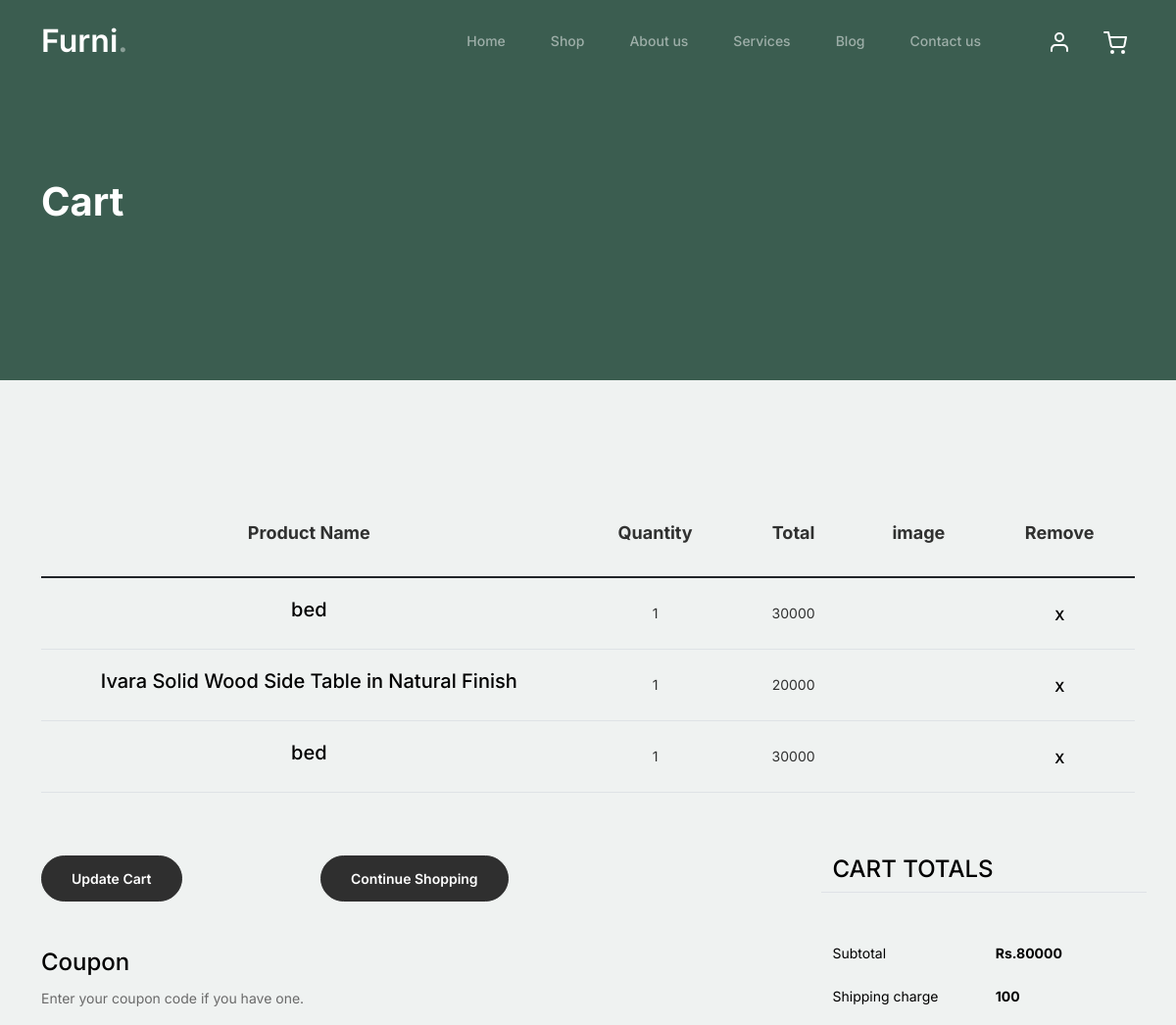
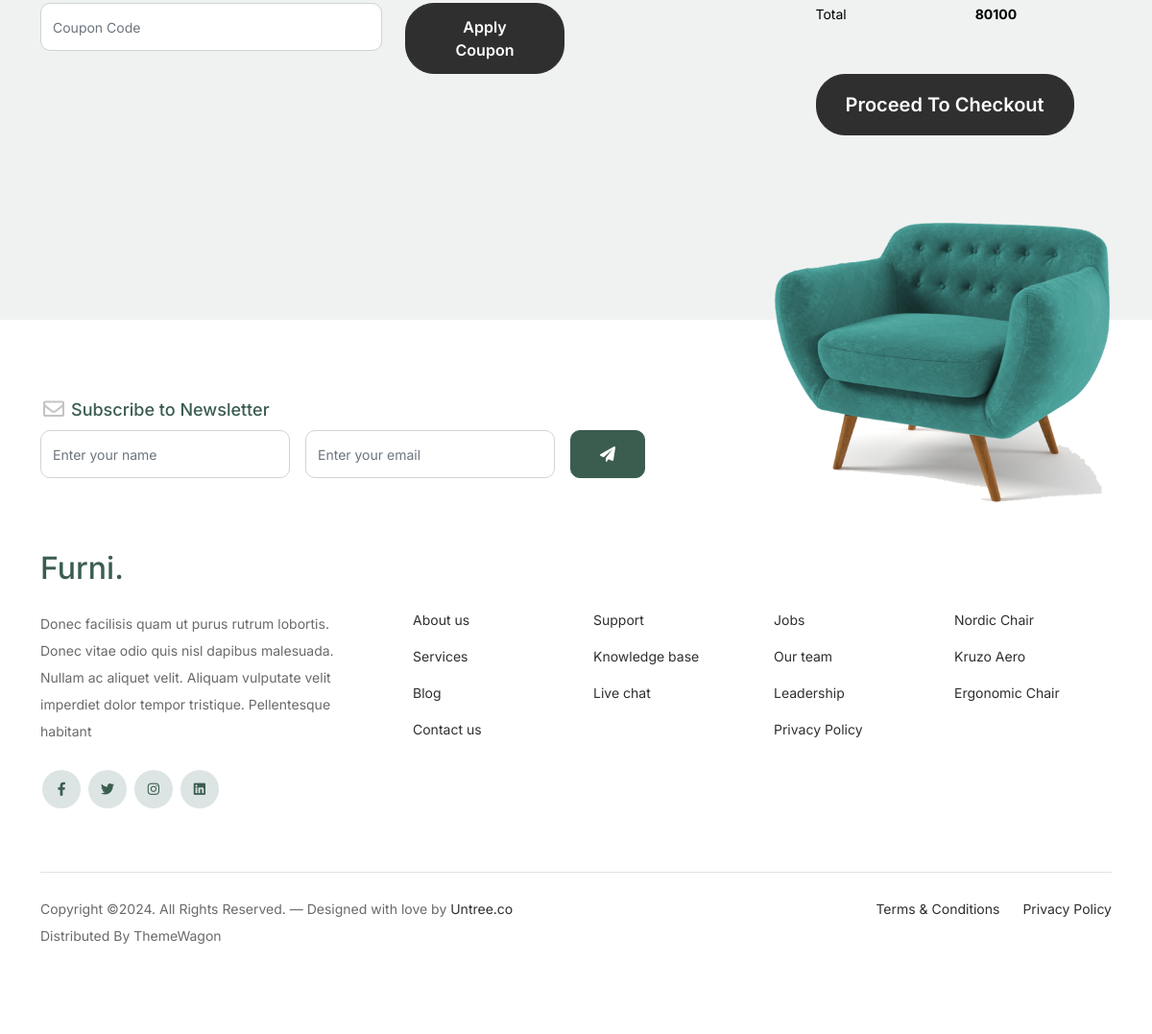
The page /cart/ (signed in) on the database its author committed (2 pictures, top to bottom).
### webapp/models.py (models this page shows)
class cartDb(models.Model):
    Username=models.CharField(max_length=100,null=True,blank=True)
    Productname=models.CharField(max_length=100,null=True,blank=True)
    Total=models.IntegerField(null=True,blank=True)
    Quantity=models.CharField(max_length=100,null=True,blank=True)
    product_image=models.ImageField(upload_to="Cart Images",null=True,blank=True)

### webapp/views.py (the view)
# urls.py: path('cart/',views.cart,name="cart"),
def cart(request):
    c=cartDb.objects.filter(Username=request.session['name'])
    subtotal = 0
    shipping_amount = 0
    total = 0
    for i in c:
        subtotal = subtotal+i.Total
        if subtotal>50000:
            shipping_amount = 100
        else:
            shipping_amount = 250
        total = shipping_amount+subtotal
    return render(request,"cart.html",{'c':c,'subtotal':subtotal,'shipping_amount':shipping_amount,'total':total})

### webapp/templates/cart.html (shortened to what this page needs)
<!doctype html>
{% load static %}
<html lang="en">
<head>
		<link href="{% static 'web/css/bootstrap.min.css' %}" rel="stylesheet">
		<link href="https://cdnjs.cloudflare.com/ajax/libs/font-awesome/6.0.0-beta3/css/all.min.css" rel="stylesheet">
		<link href="{% static 'web/css/tiny-slider.css' %}" rel="stylesheet">
		<link href="{% static 'web/css/style.css' %}" rel="stylesheet">
	</head>
	<body>
		<nav class="custom-navbar navbar navbar navbar-expand-md navbar-dark bg-dark" arial-label="Furni navigation bar">
			<div class="container">
				<a class="navbar-brand" href="index.html">Furni<span>.</span></a>
				<div class="collapse navbar-collapse" id="navbarsFurni">
					<ul class="custom-navbar-nav navbar-nav ms-auto mb-2 mb-md-0">
						<li class="nav-item ">
							<a class="nav-link" href="index.html">Home</a>
						</li>
						<li><a class="nav-link" href="shop.html">Shop</a></li>
						<li><a class="nav-link" href="about.html">About us</a></li>
						<li><a class="nav-link" href="services.html">Services</a></li>
						<li><a class="nav-link" href="blog.html">Blog</a></li>
						<li><a class="nav-link" href="contact.html">Contact us</a></li>
					</ul>
					<ul class="custom-navbar-cta navbar-nav mb-2 mb-md-0 ms-5">
						<li><a class="nav-link" href="#"><img src="{% static 'web/images/user.svg' %}"></a></li>
						<li><a class="nav-link" href="cart.html"><img src="{% static 'web/images/cart.svg' %}"></a></li>
					</ul>
				</div>
			</div>
		</nav>
			<div class="hero">
				<div class="container">
					<div class="row justify-content-between">
						<div class="col-lg-5">
							<div class="intro-excerpt">
								<h1>Cart</h1>
							</div>
						</div>
						<div class="col-lg-7">
						</div>
					</div>
				</div>
			</div>
		<div class="untree_co-section before-footer-section">
            <div class="container">
              <div class="row mb-5">
                <form class="col-md-12" method="post">
                  <div class="site-blocks-table">
                    <table class="table">
                      <thead>
                        <tr>
                          <th class="product-name">Product Name</th>
                          <th class="product-quantity">Quantity</th>
                          <th class="product-total">Total</th>
                          <th class="product-total">image</th>
                          <th class="product-remove">Remove</th>
                        </tr>
                      </thead>
                      <tbody>
					  {% for i in c%}
                        <tr>
                          <td class="product-name">
                            <h2 class="h5 text-black">{{i.Productname}}</h2>
                          </td>
                          <td>{{i.Quantity}}</td>
                           <td>{{i.Total}}</td>
							<td>
							</td>
                          <td><a href="{% url 'deletecart' d_id=i.id %}" class="btn btn-black btn-sm">X</a></td>
                        </tr>
					  {% endfor %}
                      </tbody>
                    </table>
                  </div>
                </form>
              </div>
              <div class="row">
                <div class="col-md-6">
                  <div class="row mb-5">
                    <div class="col-md-6 mb-3 mb-md-0">
                      <button class="btn btn-black btn-sm btn-block">Update Cart</button>
                    </div>
                    <div class="col-md-6">
                      <button class="btn btn-outline-black btn-sm btn-block">Continue Shopping</button>
                    </div>
                  </div>
                  <div class="row">
                    <div class="col-md-12">
                      <label class="text-black h4" for="coupon">Coupon</label>
                      <p>Enter your coupon code if you have one.</p>
                    </div>
                    <div class="col-md-8 mb-3 mb-md-0">
                      <input type="text" class="form-control py-3" id="coupon" placeholder="Coupon Code">
                    </div>
                    <div class="col-md-4">
                      <button class="btn btn-black">Apply Coupon</button>
                    </div>
                  </div>
                </div>
                <div class="col-md-6 pl-5">
                  <div class="row justify-content-end">
                    <div class="col-md-7">
                      <div class="row">
                        <div class="col-md-12 text-right border-bottom mb-5">
                          <h3 class="text-black h4 text-uppercase">Cart Totals</h3>
                        </div>
                      </div>
                      <div class="row mb-3">
                        <div class="col-md-6">
                          <span class="text-black">Subtotal</span>
                        </div>
                        <div class="col-md-6 text-right">
                          <strong class="text-black">Rs.{{subtotal}}</strong>
                        </div>
                      </div>
						<div class="row mb-3">
                        <div class="col-md-6">
                          <span class="text-black">Shipping charge</span>
                        </div>
                        <div class="col-md-6 text-right">
                          <strong class="text-black">{{shipping_amount}}</strong>
                        </div>
                      </div>
                      <div class="row mb-5">
                        <div class="col-md-6">
                          <span class="text-black">Total</span>
                        </div>
                        <div class="col-md-6 text-right">
                          <strong class="text-black">{{total}}</strong>
                        </div>
                      </div>
                      <div class="row">
                        <div class="col-md-12">
                          <a class="btn btn-black btn-lg py-3 btn-block" href="{% url 'checkout' %}">Proceed To Checkout</a>
                        </div>
                      </div>
                    </div>
                  </div>
                </div>
              </div>
            </div>
          </div>
		<footer class="footer-section">
			<div class="container relative">
				<div class="sofa-img">
					<img src="images/sofa.png" alt="Image" class="img-fluid">
				</div>
				<div class="row">
					<div class="col-lg-8">
						<div class="subscription-form">
							<h3 class="d-flex align-items-center"><span class="me-1"><img src="images/envelope-outline.svg" alt="Image" class="img-fluid"></span><span>Subscribe to Newsletter</span></h3>
							<form action="#" class="row g-3">
								<div class="col-auto">
									<input type="text" class="form-control" placeholder="Enter your name">
								</div>
								<div class="col-auto">
									<input type="email" class="form-control" placeholder="Enter your email">
								</div>
								<div class="col-auto">
									<button class="btn btn-primary">
										<span class="fa fa-paper-plane"></span>
									</button>
								</div>
							</form>
						</div>
					</div>
				</div>
				<div class="row g-5 mb-5">
					<div class="col-lg-4">
						<div class="mb-4 footer-logo-wrap"><a href="#" class="footer-logo">Furni<span>.</span></a></div>
						<p class="mb-4">Donec facilisis quam ut purus rutrum lobortis. Donec vitae odio quis nisl dapibus malesuada. Nullam ac aliquet velit. Aliquam vulputate velit imperdiet dolor tempor tristique. Pellentesque habitant</p>
						<ul class="list-unstyled custom-social">
							<li><a href="#"><span class="fa fa-brands fa-facebook-f"></span></a></li>
							<li><a href="#"><span class="fa fa-brands fa-twitter"></span></a></li>
							<li><a href="#"><span class="fa fa-brands fa-instagram"></span></a></li>
							<li><a href="#"><span class="fa fa-brands fa-linkedin"></span></a></li>
						</ul>
					</div>
					<div class="col-lg-8">
						<div class="row links-wrap">
							<div class="col-6 col-sm-6 col-md-3">
								<ul class="list-unstyled">
									<li><a href="#">About us</a></li>
									<li><a href="#">Services</a></li>
									<li><a href="#">Blog</a></li>
									<li><a href="#">Contact us</a></li>
								</ul>
							</div>
							<div class="col-6 col-sm-6 col-md-3">
								<ul class="list-unstyled">
									<li><a href="#">Support</a></li>
									<li><a href="#">Knowledge base</a></li>
									<li><a href="#">Live chat</a></li>
								</ul>
							</div>
							<div class="col-6 col-sm-6 col-md-3">
								<ul class="list-unstyled">
									<li><a href="#">Jobs</a></li>
									<li><a href="#">Our team</a></li>
									<li><a href="#">Leadership</a></li>
									<li><a href="#">Privacy Policy</a></li>
								</ul>
							</div>
							<div class="col-6 col-sm-6 col-md-3">
								<ul class="list-unstyled">
									<li><a href="#">Nordic Chair</a></li>
									<li><a href="#">Kruzo Aero</a></li>
									<li><a href="#">Ergonomic Chair</a></li>
								</ul>
							</div>
						</div>
					</div>
				</div>
				<div class="border-top copyright">
					<div class="row pt-4">
						<div class="col-lg-6">
							<p class="mb-2 text-center text-lg-start">Copyright &copy;. All Rights Reserved. &mdash; Designed with love by <a href="#">Untree.co</a> Distributed By <a hreff="#">ThemeWagon</a>
            </p>
						</div>
						<div class="col-lg-6 text-center text-lg-end">
							<ul class="list-unstyled d-inline-flex ms-auto">
								<li class="me-4"><a href="#">Terms &amp; Conditions</a></li>
								<li><a href="#">Privacy Policy</a></li>
							</ul>
						</div>
					</div>
				</div>
			</div>
		</footer>
	</body>
</html>

### rows shown on the page
cartDb: Productname "bed", Quantity "1", Total "30000"
cartDb: Productname "Ivara Solid Wood Side Table in Natural Finish", Quantity "1", Total "20000"
cartDb: Productname "bed", Quantity "1", Total "30000"

### other values the page prints
{{ subtotal }} "80000"
{{ shipping_amount }} "100"
{{ total }} "80100"
